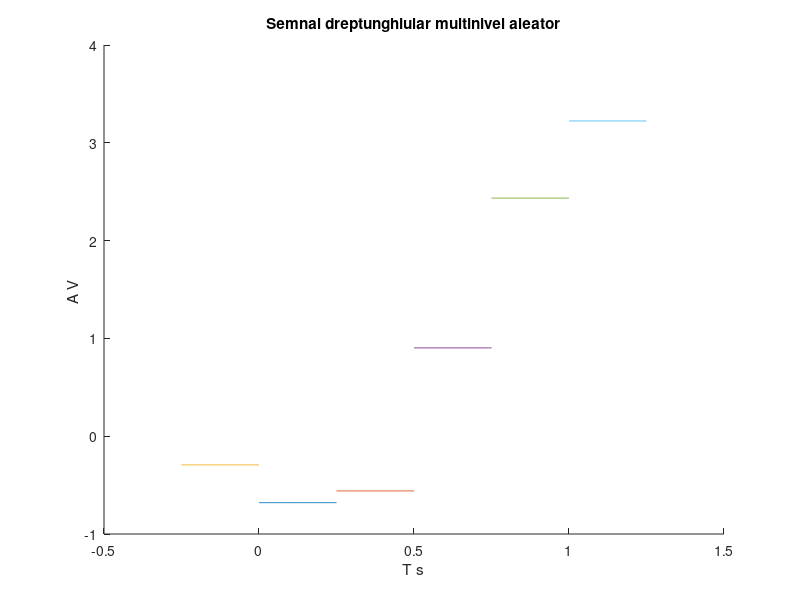

The MATLAB script that drew this image:
hold on;
%folosesc aceasta intructiune pentru a pastra graficul curent atunci cand
%adaug alt grafic
%temporara de 2ms
r1=rand(1); %genereaza cate un numar aleator cu distributie uniforma
r2=rand(1);
r3=rand(1);
r4=rand(1);
r5=rand(1); 
r6=rand(1);
r7=rand(1);
r8=rand(1);
t1=0:.002:0.25;
t2=0.25:.002:0.5;
x0=-5*r1*square(2*pi*4*t1,100);
x1=-3*r2*square(2*pi*4*t1,100);
x2=-1*r3*square(2*pi*4*t2,100);
x3=r4*square(2*pi*4*t1,100);
x4=3*r5*square(2*pi*4*t1,100);
x5=5*r6*square(2*pi*4*t1,100);
plot(t1,x1);
plot(t2,x2);
plot(-0.25+t1,x0);
plot(0.25+t2,x3);
plot(0.5+t2,x4);
plot(0.75+t2,x5);

xlabel('T s')
ylabel('A V ')
title('Semnal dreptunghiular multinivel aleator')
%am ales sa reprezint doua perioade, acestea se poate extinde procedand
%aseamnator